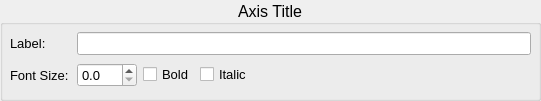
   <widget class="QGroupBox" name="groupBox_13">
    <property name="geometry">
     <rect>
      <x>610</x>
      <y>410</y>
      <width>541</width>
      <height>101</height>
     </rect>
    </property>
    <property name="font">
     <font>
      <family>Arial</family>
      <pointsize>12</pointsize>
      <weight>50</weight>
      <italic>false</italic>
      <bold>false</bold>
     </font>
    </property>
    <property name="title">
     <string>Axis Title</string>
    </property>
    <property name="alignment">
     <set>Qt::AlignCenter</set>
    </property>
    <widget class="QWidget" name="gridLayoutWidget_6">
     <property name="geometry">
      <rect>
       <x>10</x>
       <y>30</y>
       <width>521</width>
       <height>61</height>
      </rect>
     </property>
     <property name="font">
      <font>
       <family>Arial</family>
       <pointsize>12</pointsize>
       <weight>75</weight>
       <italic>false</italic>
       <bold>true</bold>
      </font>
     </property>
     <layout class="QGridLayout" name="gridLayout_6" columnstretch="1,0,0,0,0,0,0,0">
      <item row="1" column="4">
       <spacer name="horizontalSpacer">
        <property name="orientation">
         <enum>Qt::Horizontal</enum>
        </property>
        <property name="sizeHint" stdset="0">
         <size>
          <width>95</width>
          <height>20</height>
         </size>
        </property>
       </spacer>
      </item>
      <item row="1" column="3">
       <widget class="QCheckBox" name="chbTItal">
        <property name="font">
         <font>
          <family>Arial</family>
          <pointsize>10</pointsize>
          <weight>50</weight>
          <italic>false</italic>
          <bold>false</bold>
         </font>
        </property>
        <property name="text">
         <string>Italic</string>
        </property>
       </widget>
      </item>
      <item row="1" column="1">
       <widget class="QDoubleSpinBox" name="sbTFontSize">
        <property name="font">
         <font>
          <family>Arial</family>
          <pointsize>10</pointsize>
          <weight>50</weight>
          <italic>false</italic>
          <bold>false</bold>
         </font>
        </property>
        <property name="locale">
         <locale language="English" country="UnitedStates"/>
        </property>
        <property name="decimals">
         <number>1</number>
        </property>
        <property name="singleStep">
         <double>0.100000000000000</double>
        </property>
       </widget>
      </item>
      <item row="1" column="5">
       <spacer name="horizontalSpacer_2">
        <property name="orientation">
         <enum>Qt::Horizontal</enum>
        </property>
        <property name="sizeHint" stdset="0">
         <size>
          <width>80</width>
          <height>20</height>
         </size>
        </property>
       </spacer>
      </item>
      <item row="0" column="0">
       <widget class="QLabel" name="label_38">
        <property name="font">
         <font>
          <family>Arial</family>
          <pointsize>10</pointsize>
          <weight>50</weight>
          <italic>false</italic>
          <bold>false</bold>
         </font>
        </property>
        <property name="text">
         <string>Label:</string>
        </property>
       </widget>
      </item>
      <item row="0" column="1" colspan="7">
       <widget class="QLineEdit" name="ePltTitle">
        <property name="font">
         <font>
          <family>Arial</family>
          <pointsize>10</pointsize>
          <weight>50</weight>
          <italic>false</italic>
          <bold>false</bold>
         </font>
        </property>
       </widget>
      </item>
      <item row="1" column="0">
       <widget class="QLabel" name="label_41">
        <property name="font">
         <font>
          <family>Arial</family>
          <pointsize>10</pointsize>
          <weight>50</weight>
          <italic>false</italic>
          <bold>false</bold>
         </font>
        </property>
        <property name="text">
         <string>Font Size:</string>
        </property>
       </widget>
      </item>
      <item row="1" column="2">
       <widget class="QCheckBox" name="chbTBold">
        <property name="font">
         <font>
          <family>Arial</family>
          <pointsize>10</pointsize>
          <weight>50</weight>
          <italic>false</italic>
          <bold>false</bold>
         </font>
        </property>
        <property name="text">
         <string>Bold</string>
        </property>
       </widget>
      </item>
      <item row="1" column="6">
       <spacer name="horizontalSpacer_3">
        <property name="orientation">
         <enum>Qt::Horizontal</enum>
        </property>
        <property name="sizeHint" stdset="0">
         <size>
          <width>80</width>
          <height>20</height>
         </size>
        </property>
       </spacer>
      </item>
     </layout>
    </widget>
   </widget>
